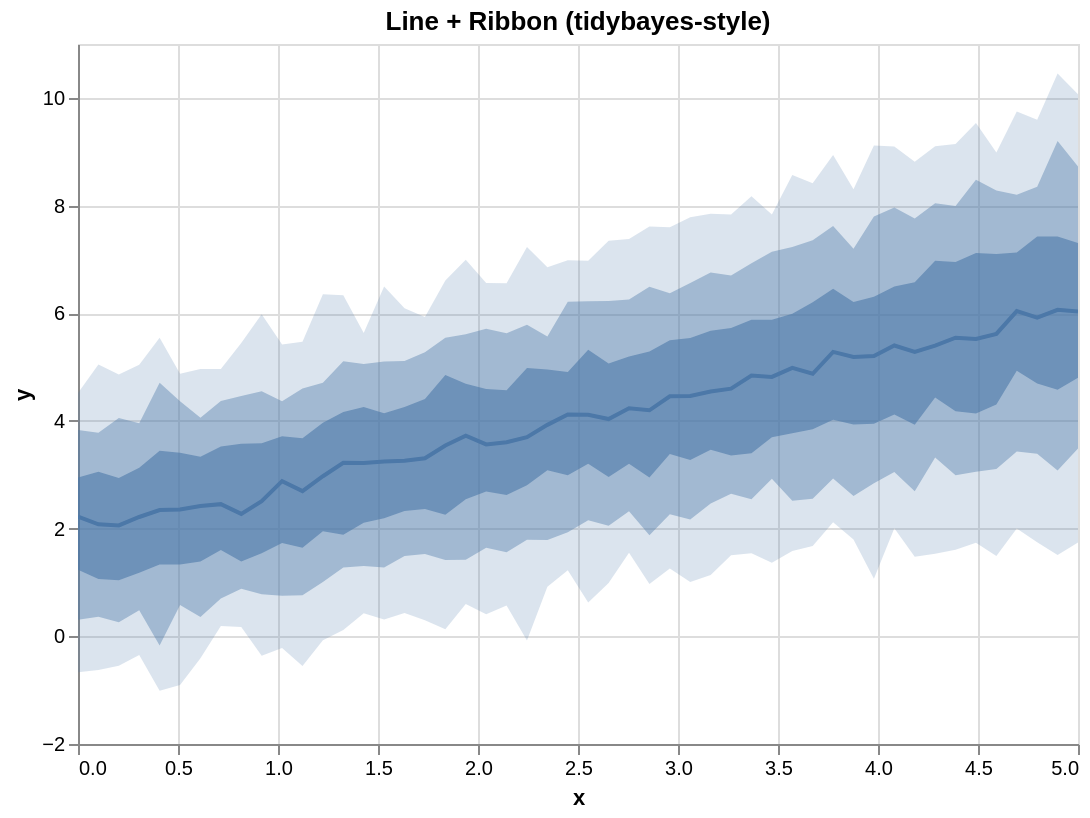

Vega-Lite specification stored for this chart:
### Vega-Lite specification from a JSON file in a GitHub repository (floating-point values rounded to 4 significant figures)
{"$schema": "https://vega.github.io/schema/vega-lite/v5.json", "config": {"axis": {"labelLimit": 0}, "header": {"labelLimit": 0}, "legend": {"labelLimit": 0}}, "data": {"values": [{"__median__": 4.236, "hi_0_5_": 5.196, "hi_0_8_": 6.257, "hi_0_95_": 7.377, "lo_0_5_": 3.205, "lo_0_8_": 2.321, "lo_0_95_": 1.55, "x": 2.755}, {"__median__": 2.973, "hi_0_5_": 3.964, "hi_0_8_": 4.707, "hi_0_95_": 6.351, "lo_0_5_": 1.952, "lo_0_8_": 1.007, "lo_0_95_": -0.07287, "x": 1.224}, {"__median__": 4.599, "hi_0_5_": 5.726, "hi_0_8_": 6.7, "hi_0_95_": 7.835, "lo_0_5_": 3.359, "lo_0_8_": 2.65, "lo_0_95_": 1.504, "x": 3.265}, {"__median__": 5.282, "hi_0_5_": 6.456, "hi_0_8_": 7.619, "hi_0_95_": 8.94, "lo_0_5_": 4.022, "lo_0_8_": 2.93, "lo_0_95_": 2.117, "x": 3.776}, {"__median__": 5.521, "hi_0_5_": 7.12, "hi_0_8_": 8.48, "hi_0_95_": 9.532, "lo_0_5_": 4.14, "lo_0_8_": 3.057, "lo_0_95_": 1.738, "x": 4.49}, {"__median__": 2.081, "hi_0_5_": 3.056, "hi_0_8_": 3.779, "hi_0_95_": 5.049, "lo_0_5_": 1.063, "lo_0_8_": 0.3616, "lo_0_95_": -0.6276, "x": 0.102}, {"__median__": 5.401, "hi_0_5_": 6.495, "hi_0_8_": 7.962, "hi_0_95_": 9.097, "lo_0_5_": 4.119, "lo_0_8_": 3.052, "lo_0_95_": 2.007, "x": 4.082}, {"__median__": 2.216, "hi_0_5_": 3.132, "hi_0_8_": 3.955, "hi_0_95_": 5.041, "lo_0_5_": 1.18, "lo_0_8_": 0.4831, "lo_0_95_": -0.3473, "x": 0.3061}, {"__median__": 5.919, "hi_0_5_": 7.424, "hi_0_8_": 8.349, "hi_0_95_": 9.593, "lo_0_5_": 4.694, "lo_0_8_": 3.391, "lo_0_95_": 1.746, "x": 4.796}, {"__median__": 3.927, "hi_0_5_": 4.956, "hi_0_8_": 5.567, "hi_0_95_": 6.855, "lo_0_5_": 3.085, "lo_0_8_": 1.787, "lo_0_95_": 0.9224, "x": 2.347}, {"__median__": 2.06, "hi_0_5_": 2.94, "hi_0_8_": 4.053, "hi_0_95_": 4.864, "lo_0_5_": 1.041, "lo_0_8_": 0.2611, "lo_0_95_": -0.5447, "x": 0.2041}, {"__median__": 4.547, "hi_0_5_": 5.674, "hi_0_8_": 6.755, "hi_0_95_": 7.848, "lo_0_5_": 3.467, "lo_0_8_": 2.466, "lo_0_95_": 1.14, "x": 3.163}, {"__median__": 5.282, "hi_0_5_": 6.574, "hi_0_8_": 7.758, "hi_0_95_": 8.812, "lo_0_5_": 3.928, "lo_0_8_": 2.695, "lo_0_95_": 1.478, "x": 4.184}, {"__median__": 3.699, "hi_0_5_": 4.983, "hi_0_8_": 5.785, "hi_0_95_": 7.23, "lo_0_5_": 2.804, "lo_0_8_": 1.793, "lo_0_95_": -0.07906, "x": 2.245}, {"__median__": 4.116, "hi_0_5_": 5.323, "hi_0_8_": 6.222, "hi_0_95_": 6.975, "lo_0_5_": 3.204, "lo_0_8_": 2.156, "lo_0_95_": 0.6294, "x": 2.551}, {"__median__": 2.881, "hi_0_5_": 3.715, "hi_0_8_": 4.367, "hi_0_95_": 5.42, "lo_0_5_": 1.734, "lo_0_8_": 0.7532, "lo_0_95_": -0.2169, "x": 1.02}, {"__median__": 4.986, "hi_0_5_": 5.991, "hi_0_8_": 7.229, "hi_0_95_": 8.567, "lo_0_5_": 3.773, "lo_0_8_": 2.518, "lo_0_95_": 1.585, "x": 3.571}, {"__median__": 5.206, "hi_0_5_": 6.307, "hi_0_8_": 7.798, "hi_0_95_": 9.116, "lo_0_5_": 3.945, "lo_0_8_": 2.841, "lo_0_95_": 1.07, "x": 3.98}, {"__median__": 2.454, "hi_0_5_": 3.524, "hi_0_8_": 4.369, "hi_0_95_": 4.967, "lo_0_5_": 1.603, "lo_0_8_": 0.7003, "lo_0_95_": 0.1929, "x": 0.7143}, {"__median__": 5.398, "hi_0_5_": 6.977, "hi_0_8_": 8.041, "hi_0_95_": 9.102, "lo_0_5_": 4.436, "lo_0_8_": 3.32, "lo_0_95_": 1.535, "x": 4.286}, {"__median__": 2.273, "hi_0_5_": 3.574, "hi_0_8_": 4.462, "hi_0_95_": 5.445, "lo_0_5_": 1.388, "lo_0_8_": 0.8847, "lo_0_95_": 0.1748, "x": 0.8163}, {"__median__": 4.035, "hi_0_5_": 5.068, "hi_0_8_": 6.227, "hi_0_95_": 7.347, "lo_0_5_": 2.958, "lo_0_8_": 2.052, "lo_0_95_": 0.9918, "x": 2.653}, {"__median__": 6.063, "hi_0_5_": 7.423, "hi_0_8_": 9.201, "hi_0_95_": 10.45, "lo_0_5_": 4.579, "lo_0_8_": 3.078, "lo_0_95_": 1.509, "x": 4.898}, {"__median__": 4.197, "hi_0_5_": 5.29, "hi_0_8_": 6.493, "hi_0_95_": 7.612, "lo_0_5_": 2.949, "lo_0_8_": 1.879, "lo_0_95_": 0.9697, "x": 2.857}, {"__median__": 3.543, "hi_0_5_": 4.853, "hi_0_8_": 5.547, "hi_0_95_": 6.607, "lo_0_5_": 2.257, "lo_0_8_": 1.419, "lo_0_95_": 0.1298, "x": 1.837}, {"__median__": 4.876, "hi_0_5_": 6.204, "hi_0_8_": 7.355, "hi_0_95_": 8.416, "lo_0_5_": 3.846, "lo_0_8_": 2.553, "lo_0_95_": 1.677, "x": 3.673}, {"__median__": 3.604, "hi_0_5_": 4.568, "hi_0_8_": 5.63, "hi_0_95_": 6.558, "lo_0_5_": 2.625, "lo_0_8_": 1.56, "lo_0_95_": 0.5733, "x": 2.143}, {"__median__": 6.039, "hi_0_5_": 7.13, "hi_0_8_": 8.2, "hi_0_95_": 9.745, "lo_0_5_": 4.932, "lo_0_8_": 3.431, "lo_0_95_": 2.001, "x": 4.694}, {"__median__": 3.223, "hi_0_5_": 4.167, "hi_0_8_": 5.109, "hi_0_95_": 6.336, "lo_0_5_": 1.884, "lo_0_8_": 1.279, "lo_0_95_": 0.1152, "x": 1.327}, {"__median__": 2.355, "hi_0_5_": 3.409, "hi_0_8_": 4.365, "hi_0_95_": 4.875, "lo_0_5_": 1.333, "lo_0_8_": 0.5818, "lo_0_95_": -0.9022, "x": 0.5102}, {"__median__": 4.121, "hi_0_5_": 4.91, "hi_0_8_": 6.214, "hi_0_95_": 6.984, "lo_0_5_": 2.989, "lo_0_8_": 1.934, "lo_0_95_": 1.227, "x": 2.449}, {"__median__": 4.465, "hi_0_5_": 5.539, "hi_0_8_": 6.561, "hi_0_95_": 7.784, "lo_0_5_": 3.276, "lo_0_8_": 2.168, "lo_0_95_": 1.008, "x": 3.061}, {"__median__": 6.033, "hi_0_5_": 7.305, "hi_0_8_": 8.727, "hi_0_95_": 10.06, "lo_0_5_": 4.802, "lo_0_8_": 3.489, "lo_0_95_": 1.74, "x": 5.0}, {"__median__": 5.615, "hi_0_5_": 7.102, "hi_0_8_": 8.281, "hi_0_95_": 8.983, "lo_0_5_": 4.305, "lo_0_8_": 3.109, "lo_0_95_": 1.492, "x": 4.592}, {"__median__": 2.42, "hi_0_5_": 3.336, "hi_0_8_": 4.058, "hi_0_95_": 4.964, "lo_0_5_": 1.391, "lo_0_8_": 0.3575, "lo_0_95_": -0.4081, "x": 0.6122}, {"__median__": 3.725, "hi_0_5_": 4.692, "hi_0_8_": 5.608, "hi_0_95_": 6.992, "lo_0_5_": 2.547, "lo_0_8_": 1.42, "lo_0_95_": 0.6002, "x": 1.939}, {"__median__": 3.248, "hi_0_5_": 4.141, "hi_0_8_": 5.104, "hi_0_95_": 6.498, "lo_0_5_": 2.194, "lo_0_8_": 1.278, "lo_0_95_": 0.3099, "x": 1.531}, {"__median__": 5.187, "hi_0_5_": 6.208, "hi_0_8_": 7.199, "hi_0_95_": 8.302, "lo_0_5_": 3.935, "lo_0_8_": 2.608, "lo_0_95_": 1.796, "x": 3.878}, {"__median__": 3.564, "hi_0_5_": 4.591, "hi_0_8_": 5.713, "hi_0_95_": 6.56, "lo_0_5_": 2.691, "lo_0_8_": 1.646, "lo_0_95_": 0.4073, "x": 2.041}, {"__median__": 3.217, "hi_0_5_": 4.261, "hi_0_8_": 5.058, "hi_0_95_": 5.635, "lo_0_5_": 2.11, "lo_0_8_": 1.308, "lo_0_95_": 0.4286, "x": 1.429}, {"__median__": 2.345, "hi_0_5_": 3.446, "hi_0_8_": 4.707, "hi_0_95_": 5.547, "lo_0_5_": 1.334, "lo_0_8_": -0.1709, "lo_0_95_": -1.012, "x": 0.4082}, {"__median__": 4.843, "hi_0_5_": 5.88, "hi_0_8_": 6.929, "hi_0_95_": 8.174, "lo_0_5_": 3.401, "lo_0_8_": 2.547, "lo_0_95_": 1.54, "x": 3.367}, {"__median__": 2.222, "hi_0_5_": 2.95, "hi_0_8_": 3.832, "hi_0_95_": 4.52, "lo_0_5_": 1.238, "lo_0_8_": 0.3076, "lo_0_95_": -0.6666, "x": 0.0}, {"__median__": 5.546, "hi_0_5_": 6.952, "hi_0_8_": 7.992, "hi_0_95_": 9.143, "lo_0_5_": 4.18, "lo_0_8_": 2.99, "lo_0_95_": 1.61, "x": 4.388}, {"__median__": 2.508, "hi_0_5_": 3.585, "hi_0_8_": 4.55, "hi_0_95_": 5.979, "lo_0_5_": 1.544, "lo_0_8_": 0.7788, "lo_0_95_": -0.3593, "x": 0.9184}, {"__median__": 3.306, "hi_0_5_": 4.409, "hi_0_8_": 5.277, "hi_0_95_": 5.928, "lo_0_5_": 2.362, "lo_0_8_": 1.53, "lo_0_95_": 0.3003, "x": 1.735}, {"__median__": 4.459, "hi_0_5_": 5.497, "hi_0_8_": 6.372, "hi_0_95_": 7.595, "lo_0_5_": 3.384, "lo_0_8_": 2.268, "lo_0_95_": 1.257, "x": 2.959}, {"__median__": 3.261, "hi_0_5_": 4.26, "hi_0_8_": 5.115, "hi_0_95_": 6.093, "lo_0_5_": 2.328, "lo_0_8_": 1.491, "lo_0_95_": 0.4324, "x": 1.633}, {"__median__": 4.818, "hi_0_5_": 5.88, "hi_0_8_": 7.142, "hi_0_95_": 7.832, "lo_0_5_": 3.698, "lo_0_8_": 2.924, "lo_0_95_": 1.368, "x": 3.469}, {"__median__": 2.696, "hi_0_5_": 3.677, "hi_0_8_": 4.603, "hi_0_95_": 5.47, "lo_0_5_": 1.645, "lo_0_8_": 0.761, "lo_0_95_": -0.5511, "x": 1.122}]}, "height": 350, "layer": [{"_lr_layer": true, "encoding": {"tooltip": [{"field": "x", "title": "x", "type": "quantitative"}, {"field": "__median__", "title": "median", "type": "quantitative"}, {"field": "lo_0_95_", "title": "95% lo", "type": "quantitative"}, {"field": "hi_0_95_", "title": "95% hi", "type": "quantitative"}], "x": {"field": "x", "scale": {"zero": false}, "type": "quantitative"}, "y": {"field": "lo_0_95_", "scale": {"zero": false}, "title": "y", "type": "quantitative"}, "y2": {"field": "hi_0_95_"}}, "mark": {"line": false, "opacity": 0.2, "type": "area"}, "params": [{"bind": "scales", "name": "grid", "select": {"encodings": ["x", "y"], "type": "interval"}}]}, {"_lr_layer": true, "encoding": {"tooltip": [{"field": "x", "title": "x", "type": "quantitative"}, {"field": "__median__", "title": "median", "type": "quantitative"}, {"field": "lo_0_95_", "title": "95% lo", "type": "quantitative"}, {"field": "hi_0_95_", "title": "95% hi", "type": "quantitative"}], "x": {"field": "x", "scale": {"zero": false}, "type": "quantitative"}, "y": {"field": "lo_0_8_", "scale": {"zero": false}, "title": "y", "type": "quantitative"}, "y2": {"field": "hi_0_8_"}}, "mark": {"line": false, "opacity": 0.4, "type": "area"}}, {"_lr_layer": true, "encoding": {"tooltip": [{"field": "x", "title": "x", "type": "quantitative"}, {"field": "__median__", "title": "median", "type": "quantitative"}, {"field": "lo_0_95_", "title": "95% lo", "type": "quantitative"}, {"field": "hi_0_95_", "title": "95% hi", "type": "quantitative"}], "x": {"field": "x", "scale": {"zero": false}, "type": "quantitative"}, "y": {"field": "lo_0_5_", "scale": {"zero": false}, "title": "y", "type": "quantitative"}, "y2": {"field": "hi_0_5_"}}, "mark": {"line": false, "opacity": 0.6, "type": "area"}}, {"_lr_layer": true, "encoding": {"tooltip": [{"field": "x", "title": "x", "type": "quantitative"}, {"field": "__median__", "title": "median", "type": "quantitative"}, {"field": "lo_0_95_", "title": "95% lo", "type": "quantitative"}, {"field": "hi_0_95_", "title": "95% hi", "type": "quantitative"}], "x": {"field": "x", "scale": {"zero": false}, "type": "quantitative"}, "y": {"field": "__median__", "scale": {"zero": false}, "title": "y", "type": "quantitative"}}, "mark": {"strokeWidth": 2, "type": "line"}}], "title": "Line + Ribbon (tidybayes-style)", "width": 500}
